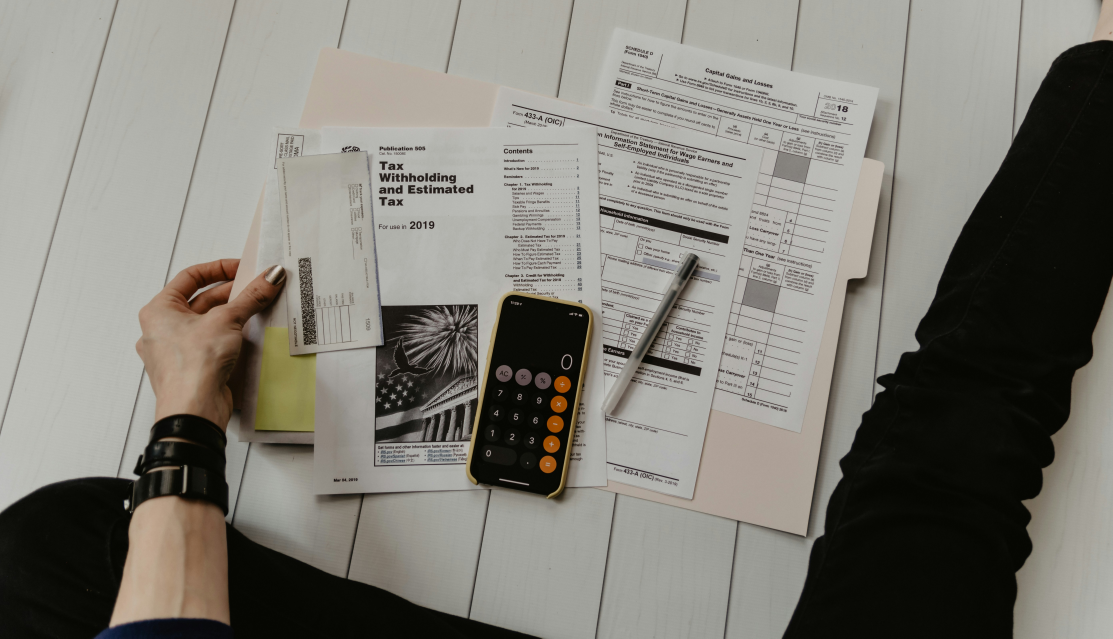
#> input picture image-script/input-img/tax-deduct.jpeg, 5563 x 3192 px (shown at 1/5 size); its folder holds only this picture in this run
$ python script.py
#> lines starting #> are read from the running program, lines starting #| are printed output that depends on the picture
#> further down, img is the input picture: PIL image 5563x3192 RGB; mean R, G, B 127.9, 125.7, 118.2
import os
from PIL import Image

# Define the desired width and height
desired_width = 414
desired_height = 458

# Define the input and output directories
input_dir = 'input-img'
output_dir = 'output-webp'

# Create the output directory if it doesn't exist
os.makedirs(output_dir, exist_ok=True)

def crop_image_to_size(image, width, height):
#> called with width = 414, height = 458
    img_width, img_height = image.size
#> img_width = 5563; img_height = 3192

    # Calculate the new dimensions while maintaining aspect ratio
    aspect_ratio = img_width / img_height
#> aspect_ratio = 1.74
    target_aspect_ratio = width / height

    if aspect_ratio > target_aspect_ratio:
        # Image is wider than the target aspect ratio: crop the width
        new_width = int(height * aspect_ratio)
#> new_width = 798
        new_height = height
    else:
        # Image is taller than the target aspect ratio: crop the height
        new_width = width
        new_height = int(width / aspect_ratio)

    # Resize the image to the new dimensions
    resized_image = image.resize((new_width, new_height), Image.LANCZOS)
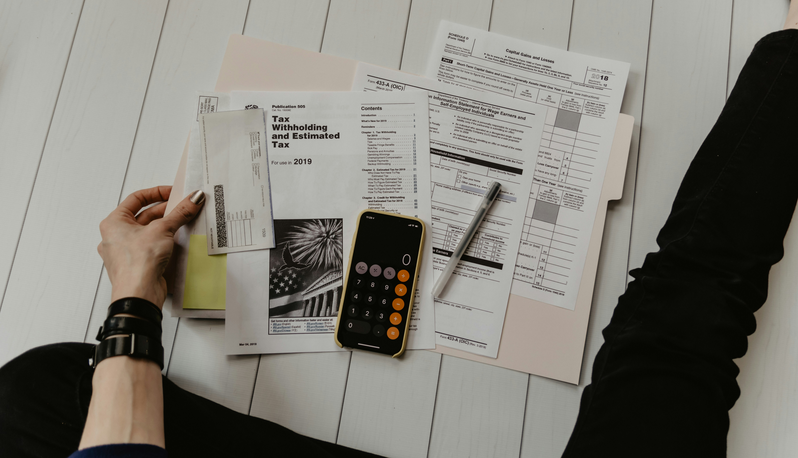
#> resized_image: PIL image 798x458 RGB; mean R, G, B 127.9, 125.7, 118.2

    # Calculate the cropping box to center the image
    left = (new_width - width) / 2
#> left = 192
    top = (new_height - height) / 2
    right = (new_width + width) / 2
#> right = 606
    bottom = (new_height + height) / 2

    # Crop the image
    return resized_image.crop((left, top, right, bottom))
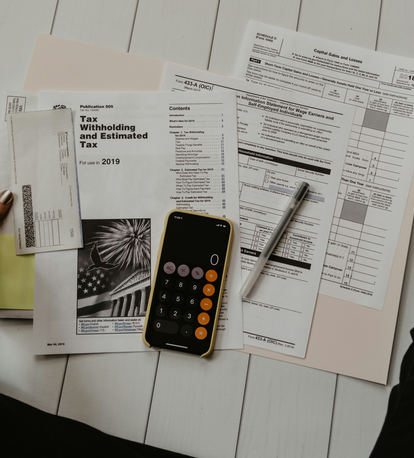
#> returned value: PIL image 414x458 RGB; mean R, G, B 145.3, 143.1, 135.8

# Process each image in the input directory
for filename in os.listdir(input_dir):
    if filename.lower().endswith(('.png', '.jpg', '.jpeg', '.bmp', '.tiff', '.gif')):
        # Open the image file
        img_path = os.path.join(input_dir, filename)
        img = Image.open(img_path)

        # Crop the image to the desired size
        cropped_img = crop_image_to_size(img, desired_width, desired_height)

        # Create the output file path
        output_path = os.path.join(output_dir, os.path.splitext(filename)[0] + '.webp')

        # Save the cropped image in WEBP format
        cropped_img.save(output_path, 'WEBP')

print(f"Images have been cropped to {desired_width}x{desired_height} and saved as WEBP in the '{output_dir}' directory.")
